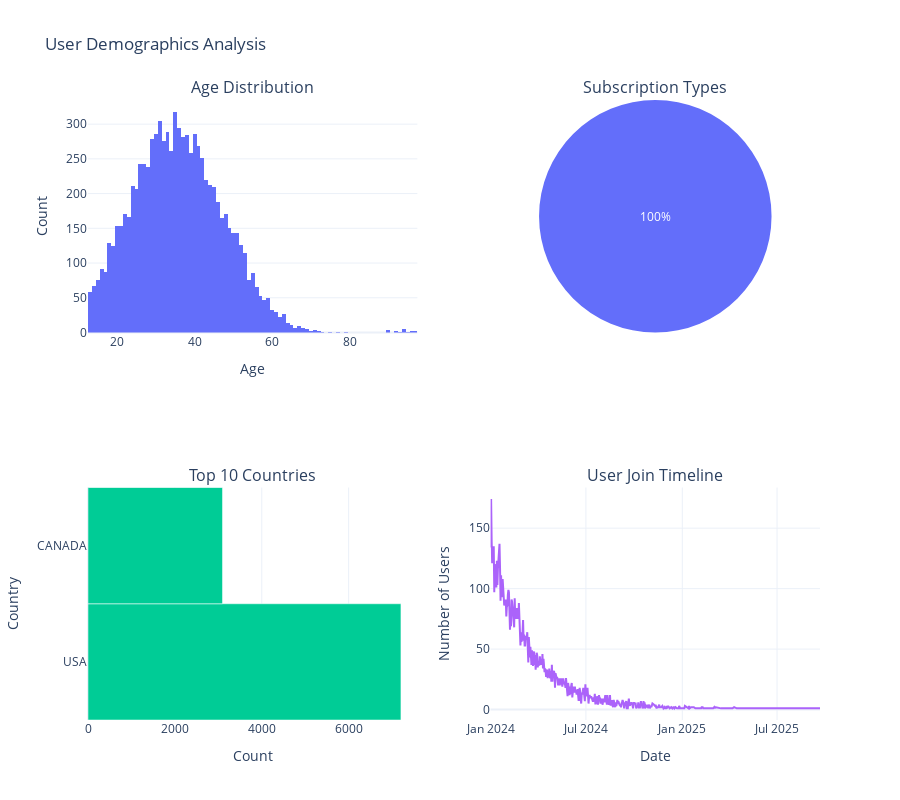

Write notebook code for a chart like this one.
### Markdown cell above
# User Demographics Analysis

Let's analyze user demographics from the bronze layer data:

### Code cell
def plot_user_demographics(users_df):
    if users_df is None or len(users_df) == 0:
        print("No user data available")
        return
        
    # Create subplots
    fig = plotly.subplots.make_subplots(
        rows=2, cols=2,
        subplot_titles=['Age Distribution', 'Subscription Types',
                       'Top 10 Countries', 'User Join Timeline'],
        specs=[[{"type": "histogram"}, {"type": "pie"}],
               [{"type": "bar"}, {"type": "scatter"}]]
    )
    
    # 1. Age Distribution
    age_hist = go.Histogram(x=users_df['age'], name='Age')
    fig.add_trace(age_hist, row=1, col=1)
    
    # 2. Subscription Type Distribution
    subscription_counts = users_df['subscription_type'].value_counts()
    pie = go.Pie(labels=subscription_counts.index, values=subscription_counts.values,
                 name='Subscription Types')
    fig.add_trace(pie, row=1, col=2)
    
    # 3. Country Distribution (Top 10)
    country_counts = users_df['country'].value_counts().head(10)
    bar = go.Bar(x=country_counts.values, y=country_counts.index, orientation='h',
                 name='Countries')
    fig.add_trace(bar, row=2, col=1)
    
    # 4. Join Date Timeline
    join_dates = users_df['join_date'].value_counts().sort_index()
    timeline = go.Scatter(x=join_dates.index, y=join_dates.values,
                         name='Join Timeline')
    fig.add_trace(timeline, row=2, col=2)
    
    # Update layout
    fig.update_layout(
        height=800,
        showlegend=False,
        title_text="User Demographics Analysis"
    )
    
    # Update axes labels
    fig.update_xaxes(title_text="Age", row=1, col=1)
    fig.update_xaxes(title_text="Count", row=2, col=1)
    fig.update_xaxes(title_text="Date", row=2, col=2)
    fig.update_yaxes(title_text="Count", row=1, col=1)
    fig.update_yaxes(title_text="Country", row=2, col=1)
    fig.update_yaxes(title_text="Number of Users", row=2, col=2)
    
    fig.show()

# Plot user demographics if data is available
if 'users' in bronze_data:
    plot_user_demographics(bronze_data['users'])
else:
    print("No user data found in bronze layer")

### Figure 1 — Plotly figure (JSON) as saved in the notebook; plotly's stock layout.template omitted (floating-point values rounded to 4 significant figures; data arrays with more than 128 entries replaced by an {"elided": "..."} marker saying what was removed)
{"data": [{"name": "Age", "type": "histogram", "x": {"elided": "10300 float values"}, "xaxis": "x", "yaxis": "y"}, {"domain": {"x": [0.55, 1], "y": [0.625, 1]}, "labels": ["basic"], "name": "Subscription Types", "type": "pie", "values": [10300]}, {"name": "Countries", "orientation": "h", "type": "bar", "x": [7204, 3096], "xaxis": "x2", "y": ["USA", "CANADA"], "yaxis": "y2"}, {"name": "Join Timeline", "type": "scatter", "x": {"elided": "395 str values"}, "xaxis": "x3", "y": {"elided": "395 int values"}, "yaxis": "y3"}], "layout": {"annotations": [{"font": {"size": 16}, "showarrow": false, "text": "Age Distribution", "x": 0.225, "xanchor": "center", "xref": "paper", "y": 1, "yanchor": "bottom", "yref": "paper"}, {"font": {"size": 16}, "showarrow": false, "text": "Subscription Types", "x": 0.775, "xanchor": "center", "xref": "paper", "y": 1, "yanchor": "bottom", "yref": "paper"}, {"font": {"size": 16}, "showarrow": false, "text": "Top 10 Countries", "x": 0.225, "xanchor": "center", "xref": "paper", "y": 0.375, "yanchor": "bottom", "yref": "paper"}, {"font": {"size": 16}, "showarrow": false, "text": "User Join Timeline", "x": 0.775, "xanchor": "center", "xref": "paper", "y": 0.375, "yanchor": "bottom", "yref": "paper"}], "height": 800, "showlegend": false, "title": {"text": "User Demographics Analysis"}, "xaxis": {"anchor": "y", "domain": [0, 0.45], "title": {"text": "Age"}}, "xaxis2": {"anchor": "y2", "domain": [0, 0.45], "title": {"text": "Count"}}, "xaxis3": {"anchor": "y3", "domain": [0.55, 1], "title": {"text": "Date"}}, "yaxis": {"anchor": "x", "domain": [0.625, 1], "title": {"text": "Count"}}, "yaxis2": {"anchor": "x2", "domain": [0, 0.375], "title": {"text": "Country"}}, "yaxis3": {"anchor": "x3", "domain": [0, 0.375], "title": {"text": "Number of Users"}}}}
